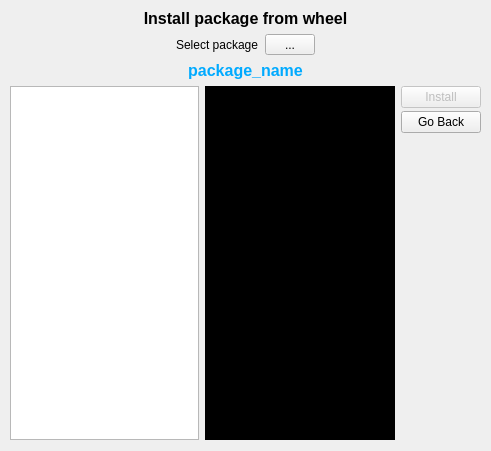
<?xml version="1.0" encoding="UTF-8"?>
<ui version="4.0">
 <class>InstallWHLDialog</class>
 <widget class="QDialog" name="InstallWHLDialog">
  <property name="geometry">
   <rect>
    <x>0</x>
    <y>0</y>
    <width>491</width>
    <height>451</height>
   </rect>
  </property>
  <property name="minimumSize">
   <size>
    <width>491</width>
    <height>451</height>
   </size>
  </property>
  <property name="maximumSize">
   <size>
    <width>491</width>
    <height>451</height>
   </size>
  </property>
  <property name="windowTitle">
   <string>Install packages from wheel</string>
  </property>
  <widget class="QWidget" name="layoutWidget">
   <property name="geometry">
    <rect>
     <x>10</x>
     <y>9</y>
     <width>471</width>
     <height>431</height>
    </rect>
   </property>
   <layout class="QVBoxLayout" name="verticalLayout_3">
    <item>
     <widget class="QLabel" name="label_4">
      <property name="sizePolicy">
       <sizepolicy hsizetype="Preferred" vsizetype="Fixed">
        <horstretch>0</horstretch>
        <verstretch>0</verstretch>
       </sizepolicy>
      </property>
      <property name="font">
       <font>
        <family>MS Shell Dlg 2</family>
        <pointsize>12</pointsize>
        <weight>75</weight>
        <bold>true</bold>
       </font>
      </property>
      <property name="text">
       <string>Install package from wheel</string>
      </property>
      <property name="alignment">
       <set>Qt::AlignCenter</set>
      </property>
     </widget>
    </item>
    <item>
     <layout class="QHBoxLayout" name="horizontalLayout_3">
      <item>
       <spacer name="horizontalSpacer">
        <property name="orientation">
         <enum>Qt::Horizontal</enum>
        </property>
        <property name="sizeHint" stdset="0">
         <size>
          <width>40</width>
          <height>20</height>
         </size>
        </property>
       </spacer>
      </item>
      <item>
       <widget class="QLabel" name="label_3">
        <property name="text">
         <string>Select package</string>
        </property>
       </widget>
      </item>
      <item>
       <widget class="QToolButton" name="toolButton">
        <property name="minimumSize">
         <size>
          <width>50</width>
          <height>0</height>
         </size>
        </property>
        <property name="cursor">
         <cursorShape>PointingHandCursor</cursorShape>
        </property>
        <property name="text">
         <string>...</string>
        </property>
       </widget>
      </item>
      <item>
       <spacer name="horizontalSpacer_2">
        <property name="orientation">
         <enum>Qt::Horizontal</enum>
        </property>
        <property name="sizeHint" stdset="0">
         <size>
          <width>40</width>
          <height>20</height>
         </size>
        </property>
       </spacer>
      </item>
     </layout>
    </item>
    <item>
     <widget class="QLabel" name="package_name">
      <property name="sizePolicy">
       <sizepolicy hsizetype="Preferred" vsizetype="Fixed">
        <horstretch>0</horstretch>
        <verstretch>0</verstretch>
       </sizepolicy>
      </property>
      <property name="font">
       <font>
        <family>MS Shell Dlg 2</family>
        <pointsize>12</pointsize>
        <weight>75</weight>
        <bold>true</bold>
       </font>
      </property>
      <property name="styleSheet">
       <string notr="true">color: rgb(0, 170, 255);</string>
      </property>
      <property name="text">
       <string>&lt;html&gt;&lt;head/&gt;&lt;body&gt;&lt;p&gt;package_name&lt;/p&gt;&lt;/body&gt;&lt;/html&gt;</string>
      </property>
      <property name="alignment">
       <set>Qt::AlignCenter</set>
      </property>
     </widget>
    </item>
    <item>
     <layout class="QHBoxLayout" name="horizontalLayout_5">
      <item>
       <widget class="QTreeWidget" name="WheelMetadata">
        <property name="autoExpandDelay">
         <number>0</number>
        </property>
        <property name="indentation">
         <number>10</number>
        </property>
        <property name="itemsExpandable">
         <bool>true</bool>
        </property>
        <property name="wordWrap">
         <bool>true</bool>
        </property>
        <property name="expandsOnDoubleClick">
         <bool>true</bool>
        </property>
        <attribute name="headerVisible">
         <bool>false</bool>
        </attribute>
       </widget>
      </item>
      <item>
       <widget class="QPlainTextEdit" name="ConsoleOutput">
        <property name="sizePolicy">
         <sizepolicy hsizetype="Expanding" vsizetype="Expanding">
          <horstretch>0</horstretch>
          <verstretch>0</verstretch>
         </sizepolicy>
        </property>
        <property name="styleSheet">
         <string notr="true">background-color: rgb(0, 0, 0);
color: rgb(97, 255, 62);</string>
        </property>
        <property name="readOnly">
         <bool>true</bool>
        </property>
       </widget>
      </item>
      <item>
       <layout class="QVBoxLayout" name="verticalLayout_5">
        <property name="spacing">
         <number>3</number>
        </property>
        <property name="leftMargin">
         <number>0</number>
        </property>
        <item>
         <widget class="QPushButton" name="btnInstall">
          <property name="enabled">
           <bool>false</bool>
          </property>
          <property name="cursor">
           <cursorShape>PointingHandCursor</cursorShape>
          </property>
          <property name="text">
           <string>Install</string>
          </property>
         </widget>
        </item>
        <item>
         <widget class="QPushButton" name="btnBack">
          <property name="cursor">
           <cursorShape>PointingHandCursor</cursorShape>
          </property>
          <property name="text">
           <string>Go Back</string>
          </property>
         </widget>
        </item>
        <item>
         <spacer name="verticalSpacer_3">
          <property name="orientation">
           <enum>Qt::Vertical</enum>
          </property>
          <property name="sizeHint" stdset="0">
           <size>
            <width>20</width>
            <height>40</height>
           </size>
          </property>
         </spacer>
        </item>
       </layout>
      </item>
     </layout>
    </item>
   </layout>
  </widget>
 </widget>
 <resources/>
 <connections/>
</ui>
